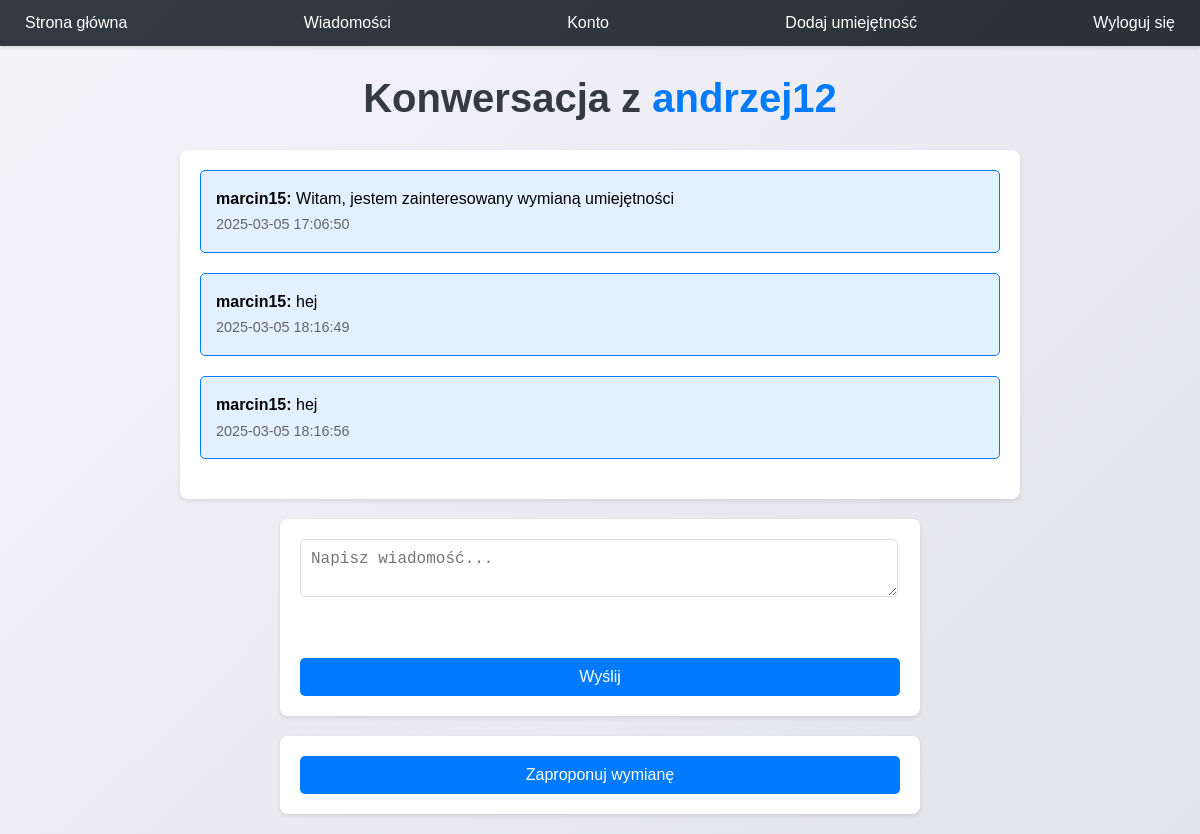
Page /conversation/1 (signed in) on the committed database.
### tables this page shows
CREATE TABLE users (
            id INTEGER PRIMARY KEY AUTOINCREMENT,
            username TEXT NOT NULL UNIQUE,
            password TEXT NOT NULL,
            email TEXT NOT NULL UNIQUE,
            city TEXT NOT NULL,
            join_date DATETIME DEFAULT CURRENT_TIMESTAMP
        );

CREATE TABLE messages (
            id INTEGER PRIMARY KEY AUTOINCREMENT,
            sender_id INTEGER NOT NULL,
            receiver_id INTEGER NOT NULL,
            message TEXT NOT NULL,
            offer_id INTEGER, 
            conversation_id TEXT,
            timestamp DATETIME DEFAULT CURRENT_TIMESTAMP,
            exchange_status TEXT DEFAULT NULL,
            FOREIGN KEY (sender_id) REFERENCES users (id),
            FOREIGN KEY (receiver_id) REFERENCES users (id),
            FOREIGN KEY (offer_id) REFERENCES skills (id)
        );

### app.py (the view)
@app.route('/conversation/<int:receiver_id>')
def view_conversation(receiver_id):
    if not session.get('username'):
        flash('Musisz się zalogować, aby zobaczyć konwersację.', 'error')
        return redirect(url_for('account'))
    conn = get_db_connection()
    sender = conn.execute('SELECT * FROM users WHERE username = ?', (session['username'],)).fetchone()
    receiver = conn.execute('SELECT * FROM users WHERE id = ?', (receiver_id,)).fetchone()
    if not sender or not receiver:
        flash('Wystąpił błąd podczas pobierania konwersacji.', 'error')
        return redirect(url_for('index'))
    messages = conn.execute('''
        SELECT messages.*,
               sender.username as sender_username,
               receiver.username as receiver_username
        FROM messages
        JOIN users AS sender ON messages.sender_id = sender.id
        JOIN users AS receiver ON messages.receiver_id = receiver.id
        WHERE (sender_id = ? AND receiver_id = ?) OR (sender_id = ? AND receiver_id = ?)
        ORDER BY messages.timestamp ASC
    ''', (sender['id'], receiver['id'], receiver['id'], sender['id'])).fetchall()
    conn.close()
    return render_template('conversation.html', messages=messages, receiver=receiver)

### app.py (called while the page is built)
def get_db_connection():
    conn = sqlite3.connect('database.db')
    conn.row_factory = sqlite3.Row
    return conn

### templates/conversation.html (shortened to what this page needs)
<!DOCTYPE html>
<html>
<head>
    <link rel="stylesheet" type="text/css" href="{{ url_for('static', filename='style.css') }}">
</head>
<body>
    <nav>
        <ul>
            <li><a href="{{ url_for('index') }}">Strona główna</a></li>
            <li><a href="{{ url_for('inbox') }}">Wiadomości</a></li>
            <li><a href="{{ url_for('account_redirect') }}">Konto</a></li>
            <li><a href="{{ url_for('add_skill') }}">Dodaj umiejętność</a></li>
            {% if session.get('username') %}
                <li style="float: right;"><a href="{{ url_for('logout') }}">Wyloguj się</a></li>
            {% else %}
                <li style="float: right;"><a href="{{ url_for('account') }}">Zaloguj się</a></li>
            {% endif %}
        </ul>
    </nav>
    <h1>Konwersacja z <a href="{{ url_for('user_details', user_id=receiver['id']) }}">{{ receiver['username'] }}</a></h1>
    <div class="messages">
        {% for message in messages %}
            <div class="message {% if message['sender_id'] == session['user_id'] %}sent{% else %}received{% endif %}">
                <p class="messagetext"><strong>{{ message['sender_username'] }}:</strong> {{ message['message'] }}</p>
                <p><small>{{ message['timestamp'] }}</small></p>
            </div>
        {% else %}
            <p>Brak wiadomości.</p>
        {% endfor %}
    </div>
    <form method="POST" action="{{ url_for('send_message', receiver_id=receiver['id']) }}">
        <textarea name="message" placeholder="Napisz wiadomość..." required></textarea>
        <br>
        <input type="submit" value="Wyślij">
    </form>
    <form method="POST" action="{{ url_for('propose_exchange', receiver_id=receiver['id']) }}">
        <input type="submit" value="Zaproponuj wymianę">
    </form>
</body>
</html>

### static/style.css (style rules this page uses)
body { font-family: 'Arial', sans-serif; margin: 0; padding: 0; background-color: #f4f4f9; color: #333; line-height: 1.6; }
a { text-decoration: none; color: #007BFF; }
nav { background-color: #343a40; padding: 10px 0; box-shadow: 0 2px 4px rgba(0, 0, 0, 0.1); }
nav ul { list-style: none; padding: 0; margin: 0; display: flex; justify-content: space-between; align-items: center; max-width: 1200px; margin: 0 auto; }
nav ul li { margin: 0 10px; }
nav ul li a { color: #fff; padding: 10px 15px; border-radius: 5px; transition: background-color 0.3s ease; }
h1, h2, h3 { color: #343a40; margin-bottom: 20px; }
h1 { font-size: 2.5rem; text-align: center; margin-top: 20px; }
form { background-color: #fff; padding: 20px; border-radius: 8px; box-shadow: 0 2px 4px rgba(0, 0, 0, 0.1); max-width: 600px; margin: 20px auto; }
input[type="text"], input[type="password"], textarea { width: 100%; padding: 10px; margin-bottom: 15px; border: 1px solid #ddd; border-radius: 5px; font-size: 1rem; }
textarea { width: 96%; }
input[type="submit"], button { background-color: #007BFF; color: #fff; padding: 10px 20px; width: 100%; border: none; border-radius: 5px; cursor: pointer; font-size: 1rem; transition: background-color 0.3s ease; }
.messages { background-color: #fff; padding: 20px; border-radius: 8px; box-shadow: 0 2px 4px rgba(0, 0, 0, 0.1); max-width: 800px; margin: 20px auto; }
.message { margin-bottom: 20px; padding: 15px; border-radius: 5px; background-color: #f8f9fa; border: 1px solid #ddd; transition: transform 0.3s ease, box-shadow 0.3s ease; }
.message.sent { background-color: #e2f0ff; border-color: #007BFF; }
.message p { margin: 0; }
.message small { color: #666; font-size: 0.9rem; }
body { background: linear-gradient(135deg, #f4f4f9, #e2e2e9); }
nav { background: linear-gradient(135deg, #343a40, #2c3136); }
nav ul li a { transition: background-color 0.3s ease, transform 0.3s ease; }
form { transition: box-shadow 0.3s ease; }
form { display: flex; flex-direction: column; gap: 10px; }
input[type="text"], input[type="password"], input { width: 96%; padding: 10px; border: 1px solid #ddd; border-radius: 5px; font-size: 1rem; }
.messagetext { color: black; }

### rows in the picture
users: username "andrzej12"
messages: sender_username "marcin15", message "Witam, jestem zainteresowany wymianą umiejętności", timestamp "2025-03-05 17:06:50"
messages: sender_username "marcin15", message "hej", timestamp "2025-03-05 18:16:49"
messages: sender_username "marcin15", message "hej", timestamp "2025-03-05 18:16:56"
